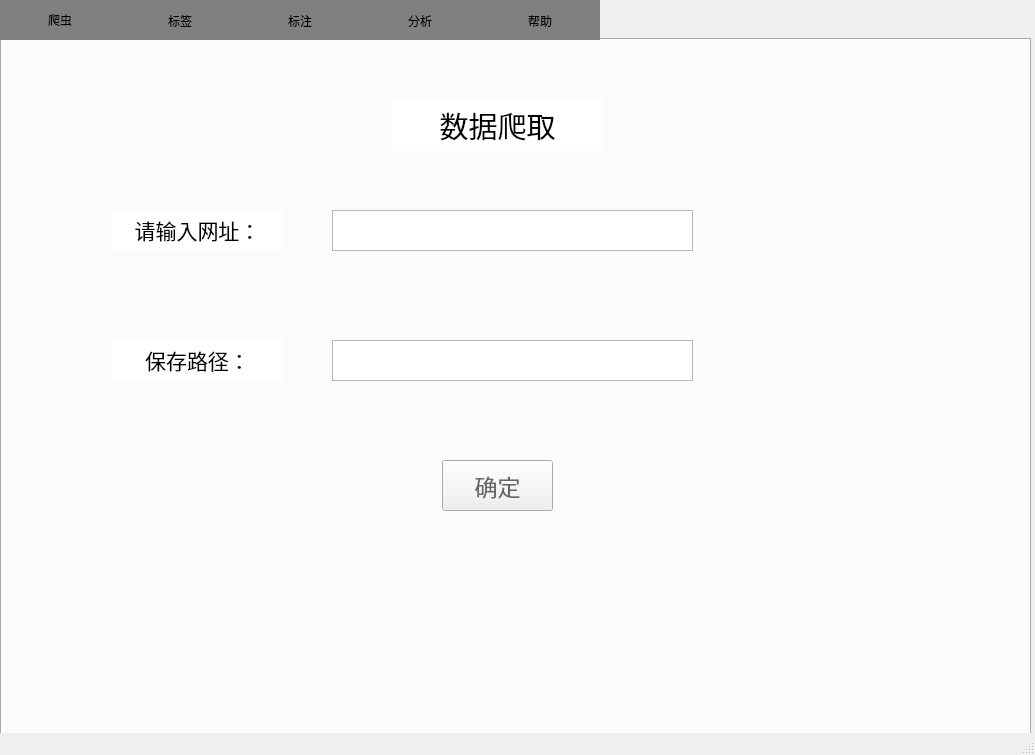
<?xml version="1.0" encoding="UTF-8"?>
<ui version="4.0">
 <class>MainWindow</class>
 <widget class="QMainWindow" name="MainWindow">
  <property name="geometry">
   <rect>
    <x>0</x>
    <y>0</y>
    <width>1035</width>
    <height>755</height>
   </rect>
  </property>
  <property name="windowTitle">
   <string>MainWindow</string>
  </property>
  <widget class="QWidget" name="centralwidget">
   <widget class="QTabWidget" name="tabWidget">
    <property name="geometry">
     <rect>
      <x>0</x>
      <y>0</y>
      <width>1031</width>
      <height>988</height>
     </rect>
    </property>
    <property name="styleSheet">
     <string notr="true">QTabBar::tab{width:120}
QTabBar::tab{height:40}
QTabBar::tab{ background-color: gray }</string>
    </property>
    <property name="currentIndex">
     <number>0</number>
    </property>
    <property name="iconSize">
     <size>
      <width>25</width>
      <height>25</height>
     </size>
    </property>
    <widget class="QWidget" name="tab">
     <attribute name="title">
      <string>爬虫</string>
     </attribute>
     <widget class="QTextBrowser" name="textBrowser">
      <property name="geometry">
       <rect>
        <x>390</x>
        <y>60</y>
        <width>211</width>
        <height>51</height>
       </rect>
      </property>
      <property name="styleSheet">
       <string notr="true">QTextBrowser{border-width:0;border-style:outset}</string>
      </property>
      <property name="html">
       <string>&lt;!DOCTYPE HTML PUBLIC &quot;-//W3C//DTD HTML 4.0//EN&quot; &quot;http://www.w3.org/TR/REC-html40/strict.dtd&quot;&gt;
&lt;html&gt;&lt;head&gt;&lt;meta name=&quot;qrichtext&quot; content=&quot;1&quot; /&gt;&lt;style type=&quot;text/css&quot;&gt;
p, li { white-space: pre-wrap; }
&lt;/style&gt;&lt;/head&gt;&lt;body style=&quot; font-family:'SimSun'; font-size:9pt; font-weight:400; font-style:normal;&quot;&gt;
&lt;p align=&quot;center&quot; style=&quot; margin-top:0px; margin-bottom:0px; margin-left:0px; margin-right:0px; -qt-block-indent:0; text-indent:0px;&quot;&gt;&lt;span style=&quot; font-size:22pt;&quot;&gt;数据爬取&lt;/span&gt;&lt;/p&gt;&lt;/body&gt;&lt;/html&gt;</string>
      </property>
     </widget>
     <widget class="QTextBrowser" name="textBrowser_2">
      <property name="geometry">
       <rect>
        <x>110</x>
        <y>170</y>
        <width>171</width>
        <height>41</height>
       </rect>
      </property>
      <property name="styleSheet">
       <string notr="true">QTextBrowser{border-width:0;border-style:outset}</string>
      </property>
      <property name="html">
       <string>&lt;!DOCTYPE HTML PUBLIC &quot;-//W3C//DTD HTML 4.0//EN&quot; &quot;http://www.w3.org/TR/REC-html40/strict.dtd&quot;&gt;
&lt;html&gt;&lt;head&gt;&lt;meta name=&quot;qrichtext&quot; content=&quot;1&quot; /&gt;&lt;style type=&quot;text/css&quot;&gt;
p, li { white-space: pre-wrap; }
&lt;/style&gt;&lt;/head&gt;&lt;body style=&quot; font-family:'SimSun'; font-size:9pt; font-weight:400; font-style:normal;&quot;&gt;
&lt;p align=&quot;center&quot; style=&quot; margin-top:0px; margin-bottom:0px; margin-left:0px; margin-right:0px; -qt-block-indent:0; text-indent:0px;&quot;&gt;&lt;span style=&quot; font-size:16pt;&quot;&gt;请输入网址：&lt;/span&gt;&lt;/p&gt;&lt;/body&gt;&lt;/html&gt;</string>
      </property>
     </widget>
     <widget class="QTextBrowser" name="textBrowser_3">
      <property name="geometry">
       <rect>
        <x>110</x>
        <y>300</y>
        <width>171</width>
        <height>41</height>
       </rect>
      </property>
      <property name="styleSheet">
       <string notr="true">QTextBrowser{border-width:0;border-style:outset}</string>
      </property>
      <property name="html">
       <string>&lt;!DOCTYPE HTML PUBLIC &quot;-//W3C//DTD HTML 4.0//EN&quot; &quot;http://www.w3.org/TR/REC-html40/strict.dtd&quot;&gt;
&lt;html&gt;&lt;head&gt;&lt;meta name=&quot;qrichtext&quot; content=&quot;1&quot; /&gt;&lt;style type=&quot;text/css&quot;&gt;
p, li { white-space: pre-wrap; }
&lt;/style&gt;&lt;/head&gt;&lt;body style=&quot; font-family:'SimSun'; font-size:9pt; font-weight:400; font-style:normal;&quot;&gt;
&lt;p align=&quot;center&quot; style=&quot; margin-top:0px; margin-bottom:0px; margin-left:0px; margin-right:0px; -qt-block-indent:0; text-indent:0px;&quot;&gt;&lt;span style=&quot; font-size:16pt;&quot;&gt;保存路径：&lt;/span&gt;&lt;/p&gt;&lt;/body&gt;&lt;/html&gt;</string>
      </property>
     </widget>
     <widget class="QTextEdit" name="textEdit">
      <property name="geometry">
       <rect>
        <x>330</x>
        <y>170</y>
        <width>361</width>
        <height>41</height>
       </rect>
      </property>
     </widget>
     <widget class="QTextEdit" name="textEdit_2">
      <property name="geometry">
       <rect>
        <x>330</x>
        <y>300</y>
        <width>361</width>
        <height>41</height>
       </rect>
      </property>
     </widget>
     <widget class="QPushButton" name="pushButton">
      <property name="geometry">
       <rect>
        <x>440</x>
        <y>420</y>
        <width>111</width>
        <height>51</height>
       </rect>
      </property>
      <property name="styleSheet">
       <string notr="true">QPushButton{ font-family:'Microsoft YaHei';font-size:23px;color:#666666;}</string>
      </property>
      <property name="text">
       <string>确定</string>
      </property>
     </widget>
    </widget>
    <widget class="QWidget" name="tab_3">
     <attribute name="title">
      <string>标签</string>
     </attribute>
     <widget class="QTextBrowser" name="textBrowser_4">
      <property name="geometry">
       <rect>
        <x>360</x>
        <y>30</y>
        <width>261</width>
        <height>51</height>
       </rect>
      </property>
      <property name="styleSheet">
       <string notr="true">QTextBrowser{border-width:0;border-style:outset}</string>
      </property>
      <property name="html">
       <string>&lt;!DOCTYPE HTML PUBLIC &quot;-//W3C//DTD HTML 4.0//EN&quot; &quot;http://www.w3.org/TR/REC-html40/strict.dtd&quot;&gt;
&lt;html&gt;&lt;head&gt;&lt;meta name=&quot;qrichtext&quot; content=&quot;1&quot; /&gt;&lt;style type=&quot;text/css&quot;&gt;
p, li { white-space: pre-wrap; }
&lt;/style&gt;&lt;/head&gt;&lt;body style=&quot; font-family:'SimSun'; font-size:9pt; font-weight:400; font-style:normal;&quot;&gt;
&lt;p align=&quot;center&quot; style=&quot; margin-top:0px; margin-bottom:0px; margin-left:0px; margin-right:0px; -qt-block-indent:0; text-indent:0px;&quot;&gt;&lt;span style=&quot; font-size:22pt;&quot;&gt;自定义标签类&lt;/span&gt;&lt;/p&gt;&lt;/body&gt;&lt;/html&gt;</string>
      </property>
     </widget>
     <widget class="QListWidget" name="listWidget">
      <property name="geometry">
       <rect>
        <x>140</x>
        <y>130</y>
        <width>231</width>
        <height>371</height>
       </rect>
      </property>
     </widget>
     <widget class="QListWidget" name="listWidget_2">
      <property name="geometry">
       <rect>
        <x>610</x>
        <y>130</y>
        <width>301</width>
        <height>371</height>
       </rect>
      </property>
     </widget>
     <widget class="QTextBrowser" name="textBrowser_5">
      <property name="geometry">
       <rect>
        <x>160</x>
        <y>80</y>
        <width>171</width>
        <height>41</height>
       </rect>
      </property>
      <property name="styleSheet">
       <string notr="true">QTextBrowser{border-width:0;border-style:outset}</string>
      </property>
      <property name="html">
       <string>&lt;!DOCTYPE HTML PUBLIC &quot;-//W3C//DTD HTML 4.0//EN&quot; &quot;http://www.w3.org/TR/REC-html40/strict.dtd&quot;&gt;
&lt;html&gt;&lt;head&gt;&lt;meta name=&quot;qrichtext&quot; content=&quot;1&quot; /&gt;&lt;style type=&quot;text/css&quot;&gt;
p, li { white-space: pre-wrap; }
&lt;/style&gt;&lt;/head&gt;&lt;body style=&quot; font-family:'SimSun'; font-size:9pt; font-weight:400; font-style:normal;&quot;&gt;
&lt;p align=&quot;center&quot; style=&quot; margin-top:0px; margin-bottom:0px; margin-left:0px; margin-right:0px; -qt-block-indent:0; text-indent:0px;&quot;&gt;&lt;span style=&quot; font-size:16pt;&quot;&gt;已有标签类&lt;/span&gt;&lt;/p&gt;&lt;/body&gt;&lt;/html&gt;</string>
      </property>
     </widget>
     <widget class="QPushButton" name="pushButton_2">
      <property name="geometry">
       <rect>
        <x>120</x>
        <y>530</y>
        <width>101</width>
        <height>41</height>
       </rect>
      </property>
      <property name="styleSheet">
       <string notr="true">QPushButton{ font-family:'Microsoft YaHei';font-size:18px;color:#666666;}</string>
      </property>
      <property name="text">
       <string>新增标签类</string>
      </property>
     </widget>
     <widget class="QPushButton" name="pushButton_3">
      <property name="geometry">
       <rect>
        <x>290</x>
        <y>530</y>
        <width>101</width>
        <height>41</height>
       </rect>
      </property>
      <property name="styleSheet">
       <string notr="true">QPushButton{ font-family:'Microsoft YaHei';font-size:18px;color:#666666;}</string>
      </property>
      <property name="text">
       <string>删除标签类</string>
      </property>
     </widget>
     <widget class="QPushButton" name="pushButton_4">
      <property name="geometry">
       <rect>
        <x>610</x>
        <y>530</y>
        <width>101</width>
        <height>41</height>
       </rect>
      </property>
      <property name="styleSheet">
       <string notr="true">QPushButton{ font-family:'Microsoft YaHei';font-size:18px;color:#666666;}</string>
      </property>
      <property name="text">
       <string>新增标签</string>
      </property>
     </widget>
     <widget class="QPushButton" name="pushButton_5">
      <property name="geometry">
       <rect>
        <x>800</x>
        <y>530</y>
        <width>101</width>
        <height>41</height>
       </rect>
      </property>
      <property name="styleSheet">
       <string notr="true">QPushButton{ font-family:'Microsoft YaHei';font-size:18px;color:#666666;}</string>
      </property>
      <property name="text">
       <string>删除标签</string>
      </property>
     </widget>
    </widget>
    <widget class="QWidget" name="tab_2">
     <attribute name="title">
      <string>标注</string>
     </attribute>
     <widget class="QTextBrowser" name="textBrowser_6">
      <property name="geometry">
       <rect>
        <x>450</x>
        <y>30</y>
        <width>201</width>
        <height>51</height>
       </rect>
      </property>
      <property name="styleSheet">
       <string notr="true">QTextBrowser{border-width:0;border-style:outset}</string>
      </property>
      <property name="html">
       <string>&lt;!DOCTYPE HTML PUBLIC &quot;-//W3C//DTD HTML 4.0//EN&quot; &quot;http://www.w3.org/TR/REC-html40/strict.dtd&quot;&gt;
&lt;html&gt;&lt;head&gt;&lt;meta name=&quot;qrichtext&quot; content=&quot;1&quot; /&gt;&lt;style type=&quot;text/css&quot;&gt;
p, li { white-space: pre-wrap; }
&lt;/style&gt;&lt;/head&gt;&lt;body style=&quot; font-family:'SimSun'; font-size:9pt; font-weight:400; font-style:normal;&quot;&gt;
&lt;p align=&quot;center&quot; style=&quot; margin-top:0px; margin-bottom:0px; margin-left:0px; margin-right:0px; -qt-block-indent:0; text-indent:0px;&quot;&gt;&lt;span style=&quot; font-size:22pt;&quot;&gt;数据标注&lt;/span&gt;&lt;/p&gt;&lt;/body&gt;&lt;/html&gt;</string>
      </property>
     </widget>
     <widget class="QTextBrowser" name="textBrowser_7">
      <property name="geometry">
       <rect>
        <x>30</x>
        <y>20</y>
        <width>101</width>
        <height>31</height>
       </rect>
      </property>
      <property name="styleSheet">
       <string notr="true">QTextBrowser{border-width:0;border-style:outset}</string>
      </property>
      <property name="html">
       <string>&lt;!DOCTYPE HTML PUBLIC &quot;-//W3C//DTD HTML 4.0//EN&quot; &quot;http://www.w3.org/TR/REC-html40/strict.dtd&quot;&gt;
&lt;html&gt;&lt;head&gt;&lt;meta name=&quot;qrichtext&quot; content=&quot;1&quot; /&gt;&lt;style type=&quot;text/css&quot;&gt;
p, li { white-space: pre-wrap; }
&lt;/style&gt;&lt;/head&gt;&lt;body style=&quot; font-family:'SimSun'; font-size:9pt; font-weight:400; font-style:normal;&quot;&gt;
&lt;p align=&quot;center&quot; style=&quot; margin-top:0px; margin-bottom:0px; margin-left:0px; margin-right:0px; -qt-block-indent:0; text-indent:0px;&quot;&gt;&lt;span style=&quot; font-size:12pt;&quot;&gt;当前路径&lt;/span&gt;&lt;/p&gt;&lt;/body&gt;&lt;/html&gt;</string>
      </property>
     </widget>
     <widget class="QTextEdit" name="textEdit_3">
      <property name="geometry">
       <rect>
        <x>150</x>
        <y>20</y>
        <width>251</width>
        <height>31</height>
       </rect>
      </property>
     </widget>
     <widget class="QTextBrowser" name="textBrowser_8">
      <property name="geometry">
       <rect>
        <x>10</x>
        <y>60</y>
        <width>131</width>
        <height>31</height>
       </rect>
      </property>
      <property name="styleSheet">
       <string notr="true">QTextBrowser{border-width:0;border-style:outset}</string>
      </property>
      <property name="html">
       <string>&lt;!DOCTYPE HTML PUBLIC &quot;-//W3C//DTD HTML 4.0//EN&quot; &quot;http://www.w3.org/TR/REC-html40/strict.dtd&quot;&gt;
&lt;html&gt;&lt;head&gt;&lt;meta name=&quot;qrichtext&quot; content=&quot;1&quot; /&gt;&lt;style type=&quot;text/css&quot;&gt;
p, li { white-space: pre-wrap; }
&lt;/style&gt;&lt;/head&gt;&lt;body style=&quot; font-family:'SimSun'; font-size:9pt; font-weight:400; font-style:normal;&quot;&gt;
&lt;p align=&quot;center&quot; style=&quot; margin-top:0px; margin-bottom:0px; margin-left:0px; margin-right:0px; -qt-block-indent:0; text-indent:0px;&quot;&gt;&lt;span style=&quot; font-size:12pt;&quot;&gt;当前标签类&lt;/span&gt;&lt;/p&gt;&lt;/body&gt;&lt;/html&gt;</string>
      </property>
     </widget>
     <widget class="QTextEdit" name="textEdit_4">
      <property name="geometry">
       <rect>
        <x>150</x>
        <y>60</y>
        <width>251</width>
        <height>31</height>
       </rect>
      </property>
     </widget>
     <widget class="QListWidget" name="listWidget_3">
      <property name="geometry">
       <rect>
        <x>0</x>
        <y>110</y>
        <width>761</width>
        <height>431</height>
       </rect>
      </property>
      <item>
       <property name="text">
        <string>评论</string>
       </property>
      </item>
     </widget>
     <widget class="QListWidget" name="listWidget_4">
      <property name="geometry">
       <rect>
        <x>760</x>
        <y>110</y>
        <width>271</width>
        <height>601</height>
       </rect>
      </property>
      <item>
       <property name="text">
        <string>标签</string>
       </property>
      </item>
     </widget>
    </widget>
    <widget class="QWidget" name="tab_4">
     <attribute name="title">
      <string>分析</string>
     </attribute>
     <widget class="QTextBrowser" name="textBrowser_9">
      <property name="geometry">
       <rect>
        <x>410</x>
        <y>40</y>
        <width>211</width>
        <height>51</height>
       </rect>
      </property>
      <property name="styleSheet">
       <string notr="true">QTextBrowser{border-width:0;border-style:outset}</string>
      </property>
      <property name="html">
       <string>&lt;!DOCTYPE HTML PUBLIC &quot;-//W3C//DTD HTML 4.0//EN&quot; &quot;http://www.w3.org/TR/REC-html40/strict.dtd&quot;&gt;
&lt;html&gt;&lt;head&gt;&lt;meta name=&quot;qrichtext&quot; content=&quot;1&quot; /&gt;&lt;style type=&quot;text/css&quot;&gt;
p, li { white-space: pre-wrap; }
&lt;/style&gt;&lt;/head&gt;&lt;body style=&quot; font-family:'SimSun'; font-size:9pt; font-weight:400; font-style:normal;&quot;&gt;
&lt;p align=&quot;center&quot; style=&quot; margin-top:0px; margin-bottom:0px; margin-left:0px; margin-right:0px; -qt-block-indent:0; text-indent:0px;&quot;&gt;&lt;span style=&quot; font-size:22pt;&quot;&gt;数据分析&lt;/span&gt;&lt;/p&gt;&lt;/body&gt;&lt;/html&gt;</string>
      </property>
     </widget>
     <widget class="QTextEdit" name="textEdit_5">
      <property name="geometry">
       <rect>
        <x>330</x>
        <y>120</y>
        <width>421</width>
        <height>41</height>
       </rect>
      </property>
     </widget>
     <widget class="QTextEdit" name="textEdit_6">
      <property name="geometry">
       <rect>
        <x>330</x>
        <y>210</y>
        <width>231</width>
        <height>41</height>
       </rect>
      </property>
     </widget>
     <widget class="QTextBrowser" name="textBrowser_10">
      <property name="geometry">
       <rect>
        <x>120</x>
        <y>120</y>
        <width>171</width>
        <height>41</height>
       </rect>
      </property>
      <property name="styleSheet">
       <string notr="true">QTextBrowser{border-width:0;border-style:outset}</string>
      </property>
      <property name="html">
       <string>&lt;!DOCTYPE HTML PUBLIC &quot;-//W3C//DTD HTML 4.0//EN&quot; &quot;http://www.w3.org/TR/REC-html40/strict.dtd&quot;&gt;
&lt;html&gt;&lt;head&gt;&lt;meta name=&quot;qrichtext&quot; content=&quot;1&quot; /&gt;&lt;style type=&quot;text/css&quot;&gt;
p, li { white-space: pre-wrap; }
&lt;/style&gt;&lt;/head&gt;&lt;body style=&quot; font-family:'SimSun'; font-size:9pt; font-weight:400; font-style:normal;&quot;&gt;
&lt;p align=&quot;center&quot; style=&quot; margin-top:0px; margin-bottom:0px; margin-left:0px; margin-right:0px; -qt-block-indent:0; text-indent:0px;&quot;&gt;&lt;span style=&quot; font-size:16pt;&quot;&gt;当前路径&lt;/span&gt;&lt;/p&gt;&lt;/body&gt;&lt;/html&gt;</string>
      </property>
     </widget>
     <widget class="QTextBrowser" name="textBrowser_11">
      <property name="geometry">
       <rect>
        <x>120</x>
        <y>210</y>
        <width>171</width>
        <height>41</height>
       </rect>
      </property>
      <property name="styleSheet">
       <string notr="true">QTextBrowser{border-width:0;border-style:outset}</string>
      </property>
      <property name="html">
       <string>&lt;!DOCTYPE HTML PUBLIC &quot;-//W3C//DTD HTML 4.0//EN&quot; &quot;http://www.w3.org/TR/REC-html40/strict.dtd&quot;&gt;
&lt;html&gt;&lt;head&gt;&lt;meta name=&quot;qrichtext&quot; content=&quot;1&quot; /&gt;&lt;style type=&quot;text/css&quot;&gt;
p, li { white-space: pre-wrap; }
&lt;/style&gt;&lt;/head&gt;&lt;body style=&quot; font-family:'SimSun'; font-size:9pt; font-weight:400; font-style:normal;&quot;&gt;
&lt;p align=&quot;center&quot; style=&quot; margin-top:0px; margin-bottom:0px; margin-left:0px; margin-right:0px; -qt-block-indent:0; text-indent:0px;&quot;&gt;&lt;span style=&quot; font-size:16pt;&quot;&gt;选择标签类&lt;/span&gt;&lt;/p&gt;&lt;/body&gt;&lt;/html&gt;</string>
      </property>
     </widget>
     <widget class="QLabel" name="label">
      <property name="geometry">
       <rect>
        <x>360</x>
        <y>310</y>
        <width>191</width>
        <height>131</height>
       </rect>
      </property>
      <property name="text">
       <string>暂无图片</string>
      </property>
     </widget>
     <widget class="QTextBrowser" name="textBrowser_12">
      <property name="geometry">
       <rect>
        <x>120</x>
        <y>470</y>
        <width>171</width>
        <height>41</height>
       </rect>
      </property>
      <property name="styleSheet">
       <string notr="true">QTextBrowser{border-width:0;border-style:outset}</string>
      </property>
      <property name="html">
       <string>&lt;!DOCTYPE HTML PUBLIC &quot;-//W3C//DTD HTML 4.0//EN&quot; &quot;http://www.w3.org/TR/REC-html40/strict.dtd&quot;&gt;
&lt;html&gt;&lt;head&gt;&lt;meta name=&quot;qrichtext&quot; content=&quot;1&quot; /&gt;&lt;style type=&quot;text/css&quot;&gt;
p, li { white-space: pre-wrap; }
&lt;/style&gt;&lt;/head&gt;&lt;body style=&quot; font-family:'SimSun'; font-size:9pt; font-weight:400; font-style:normal;&quot;&gt;
&lt;p align=&quot;center&quot; style=&quot; margin-top:0px; margin-bottom:0px; margin-left:0px; margin-right:0px; -qt-block-indent:0; text-indent:0px;&quot;&gt;&lt;span style=&quot; font-size:16pt;&quot;&gt;导出路径&lt;/span&gt;&lt;/p&gt;&lt;/body&gt;&lt;/html&gt;</string>
      </property>
     </widget>
     <widget class="QTextEdit" name="textEdit_7">
      <property name="geometry">
       <rect>
        <x>320</x>
        <y>470</y>
        <width>431</width>
        <height>41</height>
       </rect>
      </property>
     </widget>
     <widget class="QPushButton" name="pushButton_6">
      <property name="geometry">
       <rect>
        <x>300</x>
        <y>550</y>
        <width>111</width>
        <height>51</height>
       </rect>
      </property>
      <property name="styleSheet">
       <string notr="true">QPushButton{ font-family:'Microsoft YaHei';font-size:23px;color:#666666;}</string>
      </property>
      <property name="text">
       <string>查看结果</string>
      </property>
     </widget>
     <widget class="QPushButton" name="pushButton_7">
      <property name="geometry">
       <rect>
        <x>550</x>
        <y>550</y>
        <width>111</width>
        <height>51</height>
       </rect>
      </property>
      <property name="styleSheet">
       <string notr="true">QPushButton{ font-family:'Microsoft YaHei';font-size:23px;color:#666666;}</string>
      </property>
      <property name="text">
       <string>导出数据</string>
      </property>
     </widget>
     <widget class="QTextBrowser" name="textBrowser_13">
      <property name="geometry">
       <rect>
        <x>120</x>
        <y>360</y>
        <width>171</width>
        <height>41</height>
       </rect>
      </property>
      <property name="styleSheet">
       <string notr="true">QTextBrowser{border-width:0;border-style:outset}</string>
      </property>
      <property name="html">
       <string>&lt;!DOCTYPE HTML PUBLIC &quot;-//W3C//DTD HTML 4.0//EN&quot; &quot;http://www.w3.org/TR/REC-html40/strict.dtd&quot;&gt;
&lt;html&gt;&lt;head&gt;&lt;meta name=&quot;qrichtext&quot; content=&quot;1&quot; /&gt;&lt;style type=&quot;text/css&quot;&gt;
p, li { white-space: pre-wrap; }
&lt;/style&gt;&lt;/head&gt;&lt;body style=&quot; font-family:'SimSun'; font-size:9pt; font-weight:400; font-style:normal;&quot;&gt;
&lt;p align=&quot;center&quot; style=&quot; margin-top:0px; margin-bottom:0px; margin-left:0px; margin-right:0px; -qt-block-indent:0; text-indent:0px;&quot;&gt;&lt;span style=&quot; font-size:16pt;&quot;&gt;选择标签类&lt;/span&gt;&lt;/p&gt;&lt;/body&gt;&lt;/html&gt;</string>
      </property>
     </widget>
    </widget>
    <widget class="QWidget" name="tab_5">
     <attribute name="title">
      <string>帮助</string>
     </attribute>
    </widget>
   </widget>
  </widget>
  <widget class="QStatusBar" name="statusbar"/>
 </widget>
 <resources/>
 <connections/>
 <slots>
  <slot>goRemark()</slot>
 </slots>
</ui>
